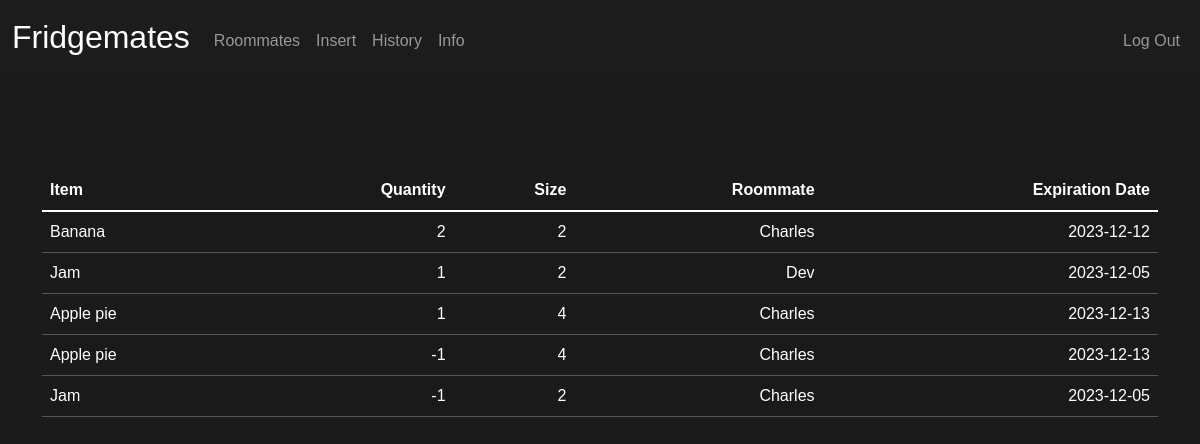
Screenshot of /history (signed in) with the database file from the repository.
### tables this page shows
CREATE TABLE transactions (id INTEGER PRIMARY KEY, user_id INTEGER, name TEXT, size INTEGER, quantity INTEGER, roommate TEXT, timestamp DATETIME);

### app.py (the view)
@app.route("/history")
@login_required
def history():
    history = db.execute(
        "SELECT * FROM transactions WHERE user_id = ?", session["user_id"]
    )
    return render_template("history.html", history=history)

### app.py (called while the page is built)
@app.after_request
def after_request(response):
    response.headers["Cache-Control"] = "no-cache, no-store, must-revalidate"
    response.headers["Expires"] = 0
    response.headers["Pragma"] = "no-cache"
    return response

### helpers.py (called while the page is built)
def login_required(f):
    @wraps(f)
    def decorated_function(*args, **kwargs):
        if session.get("user_id") is None:
            return redirect("/login")
        return f(*args, **kwargs)
    return decorated_function

### templates/history.html (shortened to what this page needs)
{% extends "layout.html" %}
{% block main %}
    <div class="container py-5 text-center">
        <table class="table">
            <thead>
                <tr>
                    <th class="text-start">Item</th>
                    <th class="text-end">Quantity</th>
                    <th class="text-end">Size</th>
                    <th class="text-end">Roommate</th>
                    <th class="text-end">Expiration Date</th>
                </tr>
            </thead>
            <tbody>
                {% for entry in history %}
                    <tr>
                        <td class="text-start">{{ entry.name }}</td>
                        <td class="text-end">{{ entry.quantity }}</td>
                        <td class="text-end">{{ entry.size }}</td>
                        <td class="text-end">{{ entry.roommate }}</td>
                        <td class="text-end">{{ entry.timestamp }}</td>
                    </tr>
                {% endfor %}
            </tbody>
        </table>
    </div>
{% endblock %}

### templates/layout.html (shortened to what this page needs)
<!DOCTYPE html>
<html lang="en">
    <head>
        <link href="https://cdn.jsdelivr.net/npm/bootstrap@5.1.3/dist/css/bootstrap.min.css" rel="stylesheet">
        <link href="/static/styles.css" rel="stylesheet">
    </head>
    <body class="dark-mode">
        <nav class="bg-dark navbar navbar-expand-md navbar-dark" style="background-color: #1C1C1C !important;">
            <div class="container-fluid">
                <a class="navbar-brand" href="/">
                    <span class="white">Fridgemates</span>
                </a>
                <div class="collapse navbar-collapse" id="navbar">
                    {% if session["user_id"] %}
                        <ul class="navbar-nav me-auto mt-2">
                            <li class="nav-item"><a class="nav-link" href="/roommate">Roommates</a></li>
                            <li class="nav-item"><a class="nav-link" href="/insert">Insert</a></li>
                            <li class="nav-item"><a class="nav-link" href="/history">History</a></li>
                            <li class="nav-item"><a class="nav-link" href="/info">Info</a></li>
                        </ul>
                        <ul class="navbar-nav ms-auto mt-2">
                            <li class="nav-item"><a class="nav-link" href="/logout">Log Out</a></li>
                        </ul>
                    {% else %}
                        <ul class="navbar-nav ms-auto mt-2">
                            <li class="nav-item"><a class="nav-link" href="/register">Register</a></li>
                            <li class="nav-item"><a class="nav-link" href="/login">Log In</a></li>
                        </ul>
                    {% endif %}
                </div>
            </div>
        </nav>
        <main class="container-fluid py-5 text-center">
            {% block main %}{% endblock %}
        </main>
    </body>
</html>

### static/styles.css (style rules this page uses)
nav .navbar-brand { font-size: xx-large; }
nav .navbar-brand .white { color: #ffffff; }
body { color: white; font-family: Helvetica, Arial, sans-serif; font-weight: 100; }
.dark-mode { background-color: #1F1F1F; color: #fff; }
.white { color: #fff; }
body.dark-mode { background-color: #1a1a1a; color: #fff; }
table { color: #fff !important; }
th, td { border-color: #555 !important; }
ul { list-style-type: none; }

### rows the page displays
transactions: name "Banana", quantity "2", size "2", roommate "Charles", timestamp "2023-12-12"
transactions: name "Jam", quantity "1", size "2", roommate "Dev", timestamp "2023-12-05"
transactions: name "Apple pie", quantity "1", size "4", roommate "Charles", timestamp "2023-12-13"
transactions: name "Apple pie", quantity "-1", size "4", roommate "Charles", timestamp "2023-12-13"
transactions: name "Jam", quantity "-1", size "2", roommate "Charles", timestamp "2023-12-05"
